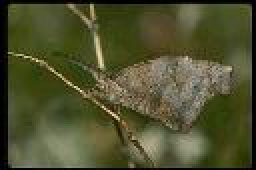
#> input picture src_codes/Images/12.jpg, 128 x 85 px (shown 2 times larger); its folder holds 2 pictures in this run
$ python Index.py
#> lines starting #> are read from the running program, lines starting #| are printed output that depends on the picture; after the words box and inside, x2 and y2 are one past the last pixel; in counts of white or black regions, pixels touching at a corner belong together
### CH_Center_Refine/ColorDescriptor.py
# import the necessary packages
import numpy as np
import cv2


class ColorDescriptor:
    def __init__(self, bins):
        # store the number of bins for the 3D histogram
        self.bins = bins

    def describe(self, image):
        # convert the image to the HSV color space and initialize
        # the features used to quantify the image
        image = cv2.cvtColor(image, cv2.COLOR_BGR2LUV)
        features = []

        # grab the dimensions and compute the center of the image
        (h, w) = image.shape[:2]
        (cX, cY) = (int(w * 0.5), int(h * 0.5))

        # [9 lines of commented-out code are left out]

        tX = int((cX / 3))
        tY = int((cY / 3))
        bX = int((cX / 2) + cX + cX / 6)
        bY = int((cY / 2) + cY + cY / 6)

        # construct an elliptical mask representing the center of the
        # image
        centerMask = np.zeros(image.shape[:2], dtype="uint8")
        fullImageMask = np.zeros(image.shape[:2], dtype="uint8")

        cv2.rectangle(centerMask, (tX, tY), (bX, bY), 255, -1)
        cv2.rectangle(fullImageMask, (0, 0), (w, h), 255, -1)

        image_mask = cv2.subtract(fullImageMask, centerMask)

        histNoCenter = self.histogram(image, image_mask)
        features.extend(histNoCenter)

        histCenter = self.histogram(image, centerMask)
        features.extend(histCenter)

        # return the feature vector
        return features

    def histogram(self, image, mask):
        # extract a 3D color histogram from the masked region of the
        # image, using the supplied number of bins per channel; then
        # normalize the histogram
        hist = cv2.calcHist([image], [0, 1, 2], mask, self.bins,
                            [0, 180, 0, 256, 0, 256])
        hist = cv2.normalize(hist, hist).flatten()

        # return the histogram
        return hist

### CH_Center_Refine/Index.py
# import the necessary packages
import argparse
import glob
import cv2

from CH_Center_Refine.ColorDescriptor import ColorDescriptor

# # construct the argument parser and parse the arguments
# ap = argparse.ArgumentParser()
# ap.add_argument("-d", "--dataset", required=True,
#                 help="Path to the directory that contains the images to be indexed")
# ap.add_argument("-i", "--index", required=True,
#                 help="Path to where the computed index will be stored")
# args = vars(ap.parse_args())

# initialize the color descriptor
cd = ColorDescriptor([8,12,5])

# open the output index file for writing
output = open("Indexed_Images_CH_Center_Refine.csv", "w")

# use glob to grab the image paths and loop over them
for imagePath in glob.glob("../Images" + "/*.jpg"):
    # extract the image ID (i.e. the unique filename) from the image
    # path and load the image itself
    imageID = imagePath[imagePath.rfind("/") + 1:]
    image = cv2.imread(imagePath)
#> image is the input picture: shape (85, 128, 3); mean B, G, R 46.4, 80.9, 79.2

    # describe the image
    features = cd.describe(image)
#> in describe, `image = cv2.cvtColor(image, cv2.COLOR_BGR2LUV)`: image: shape (85, 128, 3); mean of channels 0, 1, 2 84.1, 96.9, 156.6
#> in describe, `cv2.rectangle(centerMask, (tX, tY), (bX, bY), 255, -1)`:
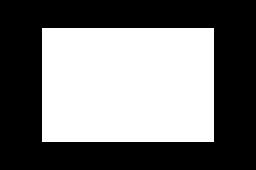
#> centerMask: shape (85, 128) (shown 2 times larger); 45.1% white; 1 white region, box (x1, y1, x2, y2) and area: (21, 14, 107, 71) 4902
#> in describe, `cv2.rectangle(fullImageMask, (0, 0), (w, h), 255, -1)`: fullImageMask: shape (85, 128); every value is 255
#> in histogram, `hist = cv2.normalize(hist, hist).flatten()`: hist = 480 values, max 0.801 at index 203, min 0 at index 0, mean 0.0048
#> in describe, `histNoCenter = self.histogram(image, image_mask)`: histNoCenter has the same summary as hist in histogram
#> in describe, `histCenter = self.histogram(image, centerMask)`: histCenter = 480 values, max 0.814 at index 203, min 0 at index 0, mean 0.00477
#> features = 960 values, max 0.814 at index 683, min 0 at index 0, mean 0.00479

    # write the features to file
    features = [str(f) for f in features]
#> features = 960 items, first 6: '0.0', '0.0', '0.0', '0.0', '0.0', '0.0'
    output.write("%s,%s\n" % (imageID, ",".join(features)))


# close the index file
output.close()
print("done indexing")
